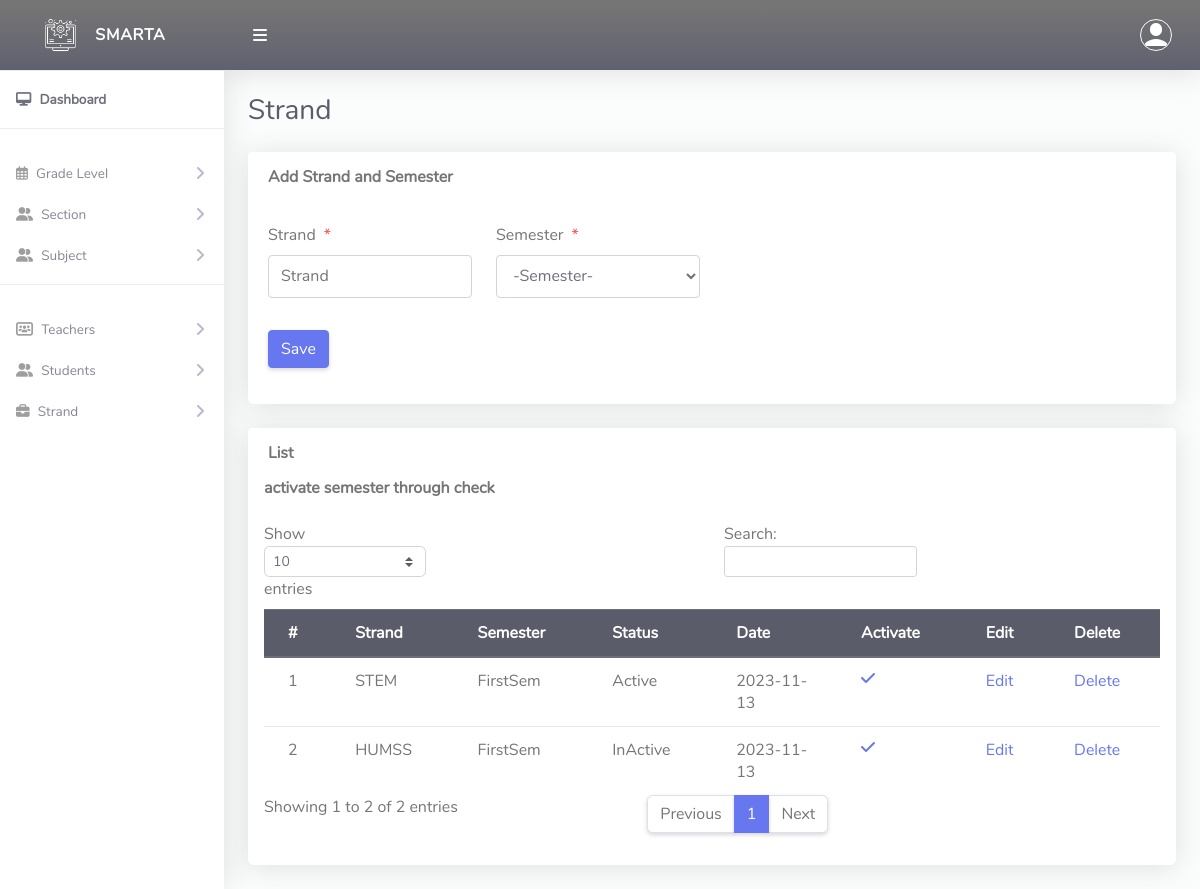
The page /Admin/createSessionTerm.php on the database its author committed.
### tables this page shows
CREATE TABLE `tblsessionterm` (
  `Id` int(10) NOT NULL,
  `sessionName` varchar(50) NOT NULL,
  `termId` varchar(50) NOT NULL,
  `isActive` varchar(10) NOT NULL,
  `dateCreated` varchar(50) NOT NULL
);

CREATE TABLE `tblterm` (
  `Id` int(10) NOT NULL,
  `termName` varchar(20) NOT NULL
);

### Admin/createSessionTerm.php (the view, shortened to what this page needs)
<?php
include '../Includes/dbcon.php';
?>
<!DOCTYPE html>
<html lang="en">
<head>
  <link href="../vendor/fontawesome-free/css/all.min.css" rel="stylesheet" type="text/css">
  <link href="../vendor/bootstrap/css/bootstrap.min.css" rel="stylesheet" type="text/css">
  <link href="css/ruang-admin.min.css" rel="stylesheet">
</head>
<body id="page-top">
  <div id="wrapper">
    <?php include "Includes/sidebar.php"; ?>
    <div id="content-wrapper" class="d-flex flex-column">
      <div id="content">
        <?php include "Includes/topbar.php"; ?>
        <div class="container-fluid" id="container-wrapper">
          <div class="d-sm-flex align-items-center justify-content-between mb-4">
            <h1 class="h3 mb-0 text-gray-800">Strand</h1>
          </div>
          <div class="row">
            <div class="col-lg-12">
              <div class="card mb-4">
                <div class="card-header py-3 d-flex flex-row align-items-center justify-content-between">
                  <h6 class="m-0 font-weight-bold text-secondary">Add Strand and Semester</h6>
                </div>
                <div class="card-body">
                  <form method="post">
                    <div class="form-group row mb-3">
                      <div class="col-xl-3">
                        <label class="form-control-label">Strand<span class="text-danger ml-2">*</span></label>
                        <input type="text" class="form-control" name="sessionName"
                          value="<?php echo $row['sessionName']; ?>" id="exampleInputFirstName" placeholder="Strand">
                      </div>
                      <div class="col-xl-3">
                        <label class="form-control-label">Semester<span class="text-danger ml-2">*</span></label>
                        <?php
                        $qry = "SELECT * FROM tblterm ORDER BY termName ASC";
                        $result = $conn->query($qry);
                        $num = $result->num_rows;
                        if ($num > 0) {
                          echo ' <select required name="termId" class="form-control mb-3">';
                          echo '<option value="">-Semester-</option>';
                          echo '</select>';
                        }
                        ?>
                      </div>
                    </div>
                    <?php
                    if (isset($Id)) {
                      ?>
                      <button type="submit" name="update" class="btn btn-info">Update</button>
                      <a href="createSessionTerm.php" id="cancel" name="cancel" class="btn btn-warning">Back</a>
                      &nbsp;&nbsp;&nbsp;&nbsp;&nbsp;&nbsp;&nbsp;&nbsp;&nbsp;&nbsp;
                      <?php
                    } else {
                      ?>
                      <button type="submit" name="save" class="btn btn-primary">Save</button>
                      <?php
                    }
                    ?>
                  </form>
                </div>
              </div>
              <div class="row">
                <div class="col-lg-12">
                  <div class="card mb-4">
                    <div class="card-header py-3 d-flex flex-row align-items-center justify-content-between">
                      <h6 class="m-0 font-weight-bold text-secondary  ">List</h6>
                    </div>
                    <h6 class="ml-3 mt-o font-weight-bold text-secondary">activate semester through check</h6>
                    <div class="table-responsive p-3">
                      <table class="table align-items-center table-flush table-hover" id="dataTableHover">
                        <thead class="thead-dark">
                          <tr>
                            <th>#</th>
                            <th>Strand</th>
                            <th>Semester</th>
                            <th>Status</th>
                            <th>Date</th>
                            <th>Activate</th>
                            <th>Edit</th>
                            <th>Delete</th>
                          </tr>
                        </thead>
                        <tbody>
                          <?php
                          $query = "SELECT tblsessionterm.Id,tblsessionterm.sessionName,tblsessionterm.isActive,tblsessionterm.dateCreated,
                      tblterm.termName
                      FROM tblsessionterm
                      INNER JOIN tblterm ON tblterm.Id = tblsessionterm.termId";
                          $rs = $conn->query($query);
                          $num = $rs->num_rows;
                          $sn = 0;
                          if ($num > 0) {
                            while ($rows = $rs->fetch_assoc()) {
                              if ($rows['isActive'] == '1') {
                                $status = "Active";
                              } else {
                                $status = "InActive";
                              }
                              $sn = $sn + 1;
                              echo "
                              <tr>
                                <td>" . $sn . "</td>
                                <td>" . $rows['sessionName'] . "</td>
                                <td>" . $rows['termName'] . "</td>
                                <td>" . $status . "</td>
                                <td>" . $rows['dateCreated'] . "</td>
                                 <td><a href='?action=activate&Id=" . $rows['Id'] . "'><i class='fa-solid fa-check'></i></a></td>
                                <td><a href='?action=edit&Id=" . $rows['Id'] . "'>Edit</a></td>
                                <td><a onclick='javascript:confirmationDelete($(this));return false;'  href='?action=delete&Id=" . $rows['Id'] . "'>Delete</a></td>
                              </tr>";
                            }
                          } else {
                            echo
                              "<div class='alert alert-danger' role='alert'>
                            No Record Found!
                            </div>";
                          }
                          ?>
                        </tbody>
                      </table>
                    </div>
                  </div>
                </div>
              </div>
            </div>
          </div>
        </div>
      </div>
    </div>
</body>
</html>

### rows shown on the page
tblsessionterm: sessionName "STEM", termId.termName "FirstSem", isActive "Active", dateCreated "2023-11-13"
tblsessionterm: sessionName "HUMSS", termId.termName "FirstSem", isActive "InActive", dateCreated "2023-11-13"
